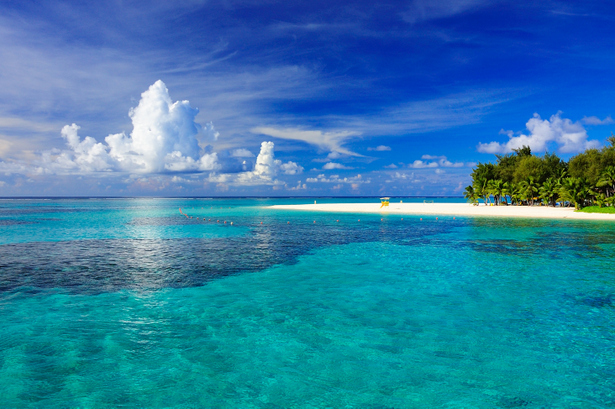
#> input picture src/reinhard/src.jpg, 615 x 409 px
$ python reinhard.py
#> lines starting #> are read from the running program, lines starting #| are printed output that depends on the picture; long printed decimals are rounded
# -*- coding: utf-8 -*-
"""
    implement reinhard's paper: Color Transfer between Images
"""
import cv2
import numpy as np

image = cv2.imread('src.jpg')
#> image is the input picture: shape (409, 615, 3); mean B, G, R 166.3, 126, 45.7
# 转化颜色空间到 LAB 空间
image = cv2.cvtColor(image, cv2.COLOR_BGR2LAB)
#> image: shape (409, 615, 3); mean of channels 0, 1, 2 129.3, 122.5, 100.9
original = cv2.imread('ref.jpg')
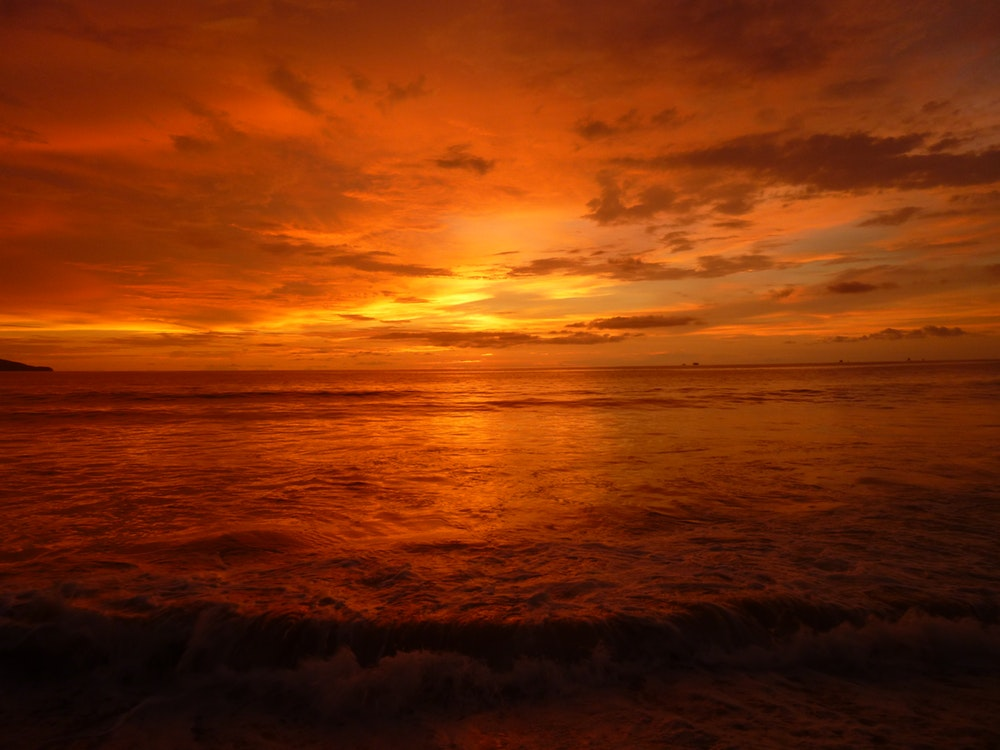
#> input picture src/reinhard/ref.jpg, 1000 x 750 px
#> original is the input picture: shape (750, 1000, 3); mean B, G, R 8, 47.6, 123.8
original = cv2.cvtColor(original, cv2.COLOR_BGR2LAB)
#> original: shape (750, 1000, 3); mean of channels 0, 1, 2 76.1, 158, 163.8


def get_avg_std(image):
    """
        @return 图片的均值和标准差
    """
    avg = []
    std = []
    image_avg_l = np.mean(image[:, :, 0])
#> image_avg_l = 129.3
    image_std_l = np.std(image[:, :, 0])
#> image_std_l = 36.57
    image_avg_a = np.mean(image[:, :, 1])
#> image_avg_a = 122.5
    image_std_a = np.std(image[:, :, 1])
#> image_std_a = 21.34
    image_avg_b = np.mean(image[:, :, 2])
#> image_avg_b = 100.9
    image_std_b = np.std(image[:, :, 2])
#> image_std_b = 22.83
    avg.append(image_avg_l)
    avg.append(image_avg_a)
    avg.append(image_avg_b)
    std.append(image_std_l)
    std.append(image_std_a)
    std.append(image_std_b)
    print(avg)
#| [129.309, 122.539, 100.899]
    print(std)
#| [36.573, 21.341, 22.831]
    return avg, std


image_avg, image_std = get_avg_std(image)
#> image_avg = [129.3, 122.5, 100.9]; image_std = [36.57, 21.34, 22.83]
original_avg, original_std = get_avg_std(original)
#| [76.140, 158.035, 163.767]
#| [47.451, 13.715, 20.042]
#> original_avg = [76.14, 158, 163.8]; original_std = [47.45, 13.71, 20.04]
# 每个通道进行如下操作
# 减去原图像平均值乘以目标图像标准差与原图像标准差的比值加上目标图像的均值
height, width, channel = image.shape
#> height = 409; width = 615; channel = 3
for i in range(0, height):
    for j in range(0, width):
        for k in range(0, channel):
            t = image[i, j, k]
            t = (t - image_avg[k]) * (original_std[k] / image_std[k]) + original_avg[k]
            t = 0 if t < 0 else t
            t = 255 if t > 255 else t
            image[i, j, k] = t
#> image: shape (409, 615, 3); mean of channels 0, 1, 2 76.4, 157.5, 163.3

image = cv2.cvtColor(image, cv2.COLOR_LAB2BGR)
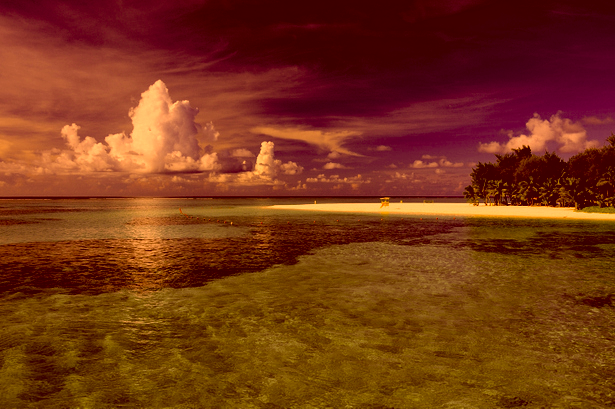
#> image: shape (409, 615, 3); mean B, G, R 20.5, 53.2, 120.4
cv2.imwrite('out.jpg', image)
